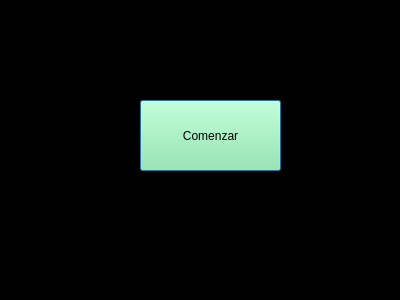
<?xml version="1.0" encoding="UTF-8"?>
<ui version="4.0">
 <class>comenzarUI</class>
 <widget class="QDialog" name="comenzarUI">
  <property name="geometry">
   <rect>
    <x>0</x>
    <y>0</y>
    <width>400</width>
    <height>300</height>
   </rect>
  </property>
  <property name="palette">
   <palette>
    <active>
     <colorrole role="Base">
      <brush brushstyle="SolidPattern">
       <color alpha="255">
        <red>255</red>
        <green>255</green>
        <blue>255</blue>
       </color>
      </brush>
     </colorrole>
     <colorrole role="Window">
      <brush brushstyle="SolidPattern">
       <color alpha="255">
        <red>0</red>
        <green>0</green>
        <blue>0</blue>
       </color>
      </brush>
     </colorrole>
    </active>
    <inactive>
     <colorrole role="Base">
      <brush brushstyle="SolidPattern">
       <color alpha="255">
        <red>255</red>
        <green>255</green>
        <blue>255</blue>
       </color>
      </brush>
     </colorrole>
     <colorrole role="Window">
      <brush brushstyle="SolidPattern">
       <color alpha="255">
        <red>0</red>
        <green>0</green>
        <blue>0</blue>
       </color>
      </brush>
     </colorrole>
    </inactive>
    <disabled>
     <colorrole role="Base">
      <brush brushstyle="SolidPattern">
       <color alpha="255">
        <red>0</red>
        <green>0</green>
        <blue>0</blue>
       </color>
      </brush>
     </colorrole>
     <colorrole role="Window">
      <brush brushstyle="SolidPattern">
       <color alpha="255">
        <red>0</red>
        <green>0</green>
        <blue>0</blue>
       </color>
      </brush>
     </colorrole>
    </disabled>
   </palette>
  </property>
  <property name="windowTitle">
   <string>Form</string>
  </property>
  <widget class="QPushButton" name="comenzar">
   <property name="geometry">
    <rect>
     <x>140</x>
     <y>100</y>
     <width>141</width>
     <height>71</height>
    </rect>
   </property>
   <property name="palette">
    <palette>
     <active>
      <colorrole role="Button">
       <brush brushstyle="SolidPattern">
        <color alpha="255">
         <red>143</red>
         <green>240</green>
         <blue>164</blue>
        </color>
       </brush>
      </colorrole>
     </active>
     <inactive>
      <colorrole role="Button">
       <brush brushstyle="SolidPattern">
        <color alpha="255">
         <red>143</red>
         <green>240</green>
         <blue>164</blue>
        </color>
       </brush>
      </colorrole>
     </inactive>
     <disabled>
      <colorrole role="Button">
       <brush brushstyle="SolidPattern">
        <color alpha="255">
         <red>143</red>
         <green>240</green>
         <blue>164</blue>
        </color>
       </brush>
      </colorrole>
     </disabled>
    </palette>
   </property>
   <property name="text">
    <string>Comenzar</string>
   </property>
  </widget>
 </widget>
 <resources/>
 <connections/>
</ui>
